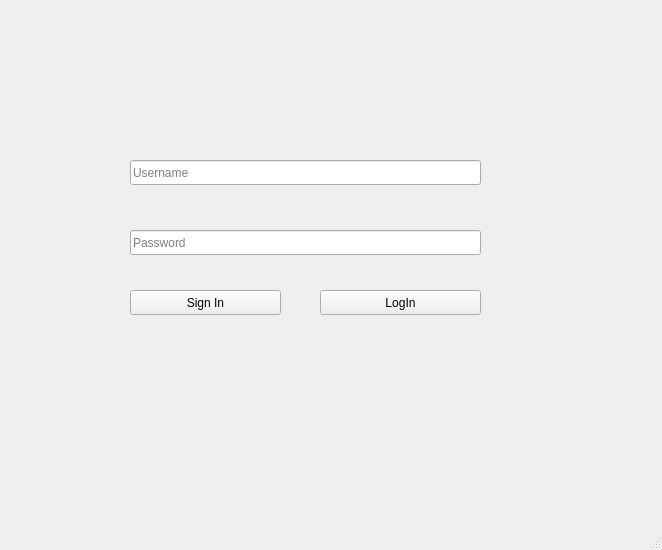
<?xml version="1.0" encoding="UTF-8"?>
<ui version="4.0">
 <class>MainWindow</class>
 <widget class="QMainWindow" name="MainWindow">
  <property name="geometry">
   <rect>
    <x>0</x>
    <y>0</y>
    <width>662</width>
    <height>550</height>
   </rect>
  </property>
  <property name="windowTitle">
   <string>MainWindow</string>
  </property>
  <widget class="QWidget" name="centralwidget">
   <widget class="QPushButton" name="pushButton">
    <property name="geometry">
     <rect>
      <x>130</x>
      <y>290</y>
      <width>151</width>
      <height>25</height>
     </rect>
    </property>
    <property name="text">
     <string>Sign In</string>
    </property>
   </widget>
   <widget class="QLineEdit" name="lineEdit_2">
    <property name="geometry">
     <rect>
      <x>130</x>
      <y>230</y>
      <width>351</width>
      <height>25</height>
     </rect>
    </property>
    <property name="inputMask">
     <string/>
    </property>
    <property name="echoMode">
     <enum>QLineEdit::Password</enum>
    </property>
    <property name="placeholderText">
     <string>Password</string>
    </property>
   </widget>
   <widget class="QLineEdit" name="lineEdit">
    <property name="geometry">
     <rect>
      <x>130</x>
      <y>160</y>
      <width>351</width>
      <height>25</height>
     </rect>
    </property>
    <property name="placeholderText">
     <string>Username</string>
    </property>
   </widget>
   <widget class="QPushButton" name="pushButton_2">
    <property name="geometry">
     <rect>
      <x>320</x>
      <y>290</y>
      <width>161</width>
      <height>25</height>
     </rect>
    </property>
    <property name="text">
     <string>LogIn</string>
    </property>
   </widget>
  </widget>
  <widget class="QMenuBar" name="menubar">
   <property name="geometry">
    <rect>
     <x>0</x>
     <y>0</y>
     <width>662</width>
     <height>22</height>
    </rect>
   </property>
  </widget>
  <widget class="QStatusBar" name="statusbar"/>
 </widget>
 <tabstops>
  <tabstop>lineEdit</tabstop>
  <tabstop>lineEdit_2</tabstop>
  <tabstop>pushButton_2</tabstop>
  <tabstop>pushButton</tabstop>
 </tabstops>
 <resources/>
 <connections/>
</ui>
